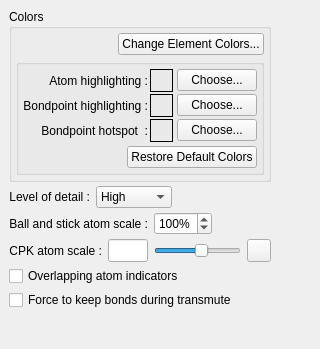
         <widget class="QWidget" name="Atoms" >
          <layout class="QGridLayout" >
           <property name="margin" >
            <number>9</number>
           </property>
           <property name="spacing" >
            <number>6</number>
           </property>
           <item row="0" column="1" >
            <spacer>
             <property name="orientation" >
              <enum>Qt::Horizontal</enum>
             </property>
             <property name="sizeHint" >
              <size>
               <width>40</width>
               <height>20</height>
              </size>
             </property>
            </spacer>
           </item>
           <item row="0" column="0" >
            <layout class="QVBoxLayout" >
             <property name="margin" >
              <number>0</number>
             </property>
             <property name="spacing" >
              <number>4</number>
             </property>
             <item>
              <widget class="QGroupBox" name="atom_colors_grpbox" >
               <property name="title" >
                <string>Colors</string>
               </property>
               <layout class="QGridLayout" >
                <property name="margin" >
                 <number>4</number>
                </property>
                <property name="spacing" >
                 <number>4</number>
                </property>
                <item row="0" column="0" >
                 <layout class="QHBoxLayout" >
                  <property name="margin" >
                   <number>0</number>
                  </property>
                  <property name="spacing" >
                   <number>6</number>
                  </property>
                  <item>
                   <spacer>
                    <property name="orientation" >
                     <enum>Qt::Horizontal</enum>
                    </property>
                    <property name="sizeType" >
                     <enum>QSizePolicy::Expanding</enum>
                    </property>
                    <property name="sizeHint" >
                     <size>
                      <width>40</width>
                      <height>20</height>
                     </size>
                    </property>
                   </spacer>
                  </item>
                  <item>
                   <widget class="QPushButton" name="change_element_colors_btn" >
                    <property name="text" >
                     <string>Change Element Colors...</string>
                    </property>
                    <property name="autoDefault" >
                     <bool>false</bool>
                    </property>
                   </widget>
                  </item>
                 </layout>
                </item>
                <item row="1" column="0" >
                 <widget class="QGroupBox" name="groupBox13" >
                  <property name="title" >
                   <string/>
                  </property>
                  <layout class="QVBoxLayout" >
                   <property name="margin" >
                    <number>4</number>
                   </property>
                   <property name="spacing" >
                    <number>4</number>
                   </property>
                   <item>
                    <layout class="QGridLayout" >
                     <property name="margin" >
                      <number>0</number>
                     </property>
                     <property name="spacing" >
                      <number>2</number>
                     </property>
                     <item row="0" column="0" >
                      <widget class="QLabel" name="textLabel3_2_3" >
                       <property name="text" >
                        <string>Atom highlighting :</string>
                       </property>
                       <property name="alignment" >
                        <set>Qt::AlignRight|Qt::AlignTrailing|Qt::AlignVCenter</set>
                       </property>
                      </widget>
                     </item>
                     <item row="2" column="0" >
                      <widget class="QLabel" name="hotspot_lbl_2" >
                       <property name="text" >
                        <string>Bondpoint highlighting :</string>
                       </property>
                       <property name="alignment" >
                        <set>Qt::AlignRight|Qt::AlignTrailing|Qt::AlignVCenter</set>
                       </property>
                      </widget>
                     </item>
                     <item row="3" column="0" >
                      <widget class="QLabel" name="hotspot_lbl" >
                       <property name="text" >
                        <string>Bondpoint hotspot  :</string>
                       </property>
                       <property name="alignment" >
                        <set>Qt::AlignRight|Qt::AlignTrailing|Qt::AlignVCenter</set>
                       </property>
                      </widget>
                     </item>
                     <item row="2" column="1" >
                      <layout class="QHBoxLayout" >
                       <property name="margin" >
                        <number>0</number>
                       </property>
                       <property name="spacing" >
                        <number>4</number>
                       </property>
                       <item>
                        <widget class="QFrame" name="bondpoint_hilite_color_frame" >
                         <property name="minimumSize" >
                          <size>
                           <width>23</width>
                           <height>23</height>
                          </size>
                         </property>
                         <property name="maximumSize" >
                          <size>
                           <width>23</width>
                           <height>23</height>
                          </size>
                         </property>
                         <property name="frameShape" >
                          <enum>QFrame::Box</enum>
                         </property>
                         <property name="frameShadow" >
                          <enum>QFrame::Plain</enum>
                         </property>
                        </widget>
                       </item>
                       <item>
                        <widget class="QPushButton" name="bondpoint_hilite_color_btn" >
                         <property name="text" >
                          <string>Choose...</string>
                         </property>
                         <property name="autoDefault" >
                          <bool>false</bool>
                         </property>
                         <property name="default" >
                          <bool>false</bool>
                         </property>
                        </widget>
                       </item>
                      </layout>
                     </item>
                     <item row="0" column="1" >
                      <layout class="QHBoxLayout" >
                       <property name="margin" >
                        <number>0</number>
                       </property>
                       <property name="spacing" >
                        <number>4</number>
                       </property>
                       <item>
                        <widget class="QFrame" name="atom_hilite_color_frame" >
                         <property name="minimumSize" >
                          <size>
                           <width>23</width>
                           <height>23</height>
                          </size>
                         </property>
                         <property name="maximumSize" >
                          <size>
                           <width>23</width>
                           <height>23</height>
                          </size>
                         </property>
                         <property name="frameShape" >
                          <enum>QFrame::Box</enum>
                         </property>
                         <property name="frameShadow" >
                          <enum>QFrame::Plain</enum>
                         </property>
                        </widget>
                       </item>
                       <item>
                        <widget class="QPushButton" name="atom_hilite_color_btn" >
                         <property name="text" >
                          <string>Choose...</string>
                         </property>
                         <property name="autoDefault" >
                          <bool>false</bool>
                         </property>
                        </widget>
                       </item>
                      </layout>
                     </item>
                     <item row="3" column="1" >
                      <layout class="QHBoxLayout" >
                       <property name="margin" >
                        <number>0</number>
                       </property>
                       <property name="spacing" >
                        <number>4</number>
                       </property>
                       <item>
                        <widget class="QFrame" name="hotspot_color_frame" >
                         <property name="minimumSize" >
                          <size>
                           <width>23</width>
                           <height>23</height>
                          </size>
                         </property>
                         <property name="maximumSize" >
                          <size>
                           <width>23</width>
                           <height>23</height>
                          </size>
                         </property>
                         <property name="frameShape" >
                          <enum>QFrame::Box</enum>
                         </property>
                         <property name="frameShadow" >
                          <enum>QFrame::Plain</enum>
                         </property>
                        </widget>
                       </item>
                       <item>
                        <widget class="QPushButton" name="hotspot_color_btn" >
                         <property name="text" >
                          <string>Choose...</string>
                         </property>
                         <property name="autoDefault" >
                          <bool>false</bool>
                         </property>
                        </widget>
                       </item>
                      </layout>
                     </item>
                    </layout>
                   </item>
                   <item>
                    <layout class="QHBoxLayout" >
                     <property name="margin" >
                      <number>0</number>
                     </property>
                     <property name="spacing" >
                      <number>6</number>
                     </property>
                     <item>
                      <spacer>
                       <property name="orientation" >
                        <enum>Qt::Horizontal</enum>
                       </property>
                       <property name="sizeType" >
                        <enum>QSizePolicy::Expanding</enum>
                       </property>
                       <property name="sizeHint" >
                        <size>
                         <width>40</width>
                         <height>20</height>
                        </size>
                       </property>
                      </spacer>
                     </item>
                     <item>
                      <widget class="QPushButton" name="reset_atom_colors_btn" >
                       <property name="text" >
                        <string>Restore Default Colors</string>
                       </property>
                       <property name="autoDefault" >
                        <bool>false</bool>
                       </property>
                      </widget>
                     </item>
                    </layout>
                   </item>
                  </layout>
                 </widget>
                </item>
               </layout>
              </widget>
             </item>
             <item>
              <layout class="QHBoxLayout" >
               <property name="margin" >
                <number>0</number>
               </property>
               <property name="spacing" >
                <number>6</number>
               </property>
               <item>
                <widget class="QLabel" name="textLabel1_7" >
                 <property name="toolTip" >
                  <string>Level of detail for atoms (and bonds)</string>
                 </property>
                 <property name="text" >
                  <string>Level of detail :</string>
                 </property>
                 <property name="alignment" >
                  <set>Qt::AlignRight|Qt::AlignTrailing|Qt::AlignVCenter</set>
                 </property>
                </widget>
               </item>
               <item>
                <widget class="QComboBox" name="level_of_detail_combox" >
                 <property name="toolTip" >
                  <string>Sets graphics quality for atoms (and bonds)</string>
                 </property>
                 <property name="currentIndex" >
                  <number>2</number>
                 </property>
                 <item>
                  <property name="text" >
                   <string>Low</string>
                  </property>
                 </item>
                 <item>
                  <property name="text" >
                   <string>Medium</string>
                  </property>
                 </item>
                 <item>
                  <property name="text" >
                   <string>High</string>
                  </property>
                 </item>
                 <item>
                  <property name="text" >
                   <string>Variable</string>
                  </property>
                 </item>
                </widget>
               </item>
               <item>
                <spacer>
                 <property name="orientation" >
                  <enum>Qt::Horizontal</enum>
                 </property>
                 <property name="sizeType" >
                  <enum>QSizePolicy::Expanding</enum>
                 </property>
                 <property name="sizeHint" >
                  <size>
                   <width>20</width>
                   <height>20</height>
                  </size>
                 </property>
                </spacer>
               </item>
              </layout>
             </item>
             <item>
              <layout class="QHBoxLayout" >
               <property name="margin" >
                <number>0</number>
               </property>
               <property name="spacing" >
                <number>6</number>
               </property>
               <item>
                <widget class="QLabel" name="textLabel1_3_2" >
                 <property name="toolTip" >
                  <string>Set Atom Scale factor for Ball and Stick display mode</string>
                 </property>
                 <property name="text" >
                  <string>Ball and stick atom scale :</string>
                 </property>
                 <property name="alignment" >
                  <set>Qt::AlignRight|Qt::AlignTrailing|Qt::AlignVCenter</set>
                 </property>
                </widget>
               </item>
               <item>
                <widget class="QSpinBox" name="cpk_atom_rad_spinbox" >
                 <property name="toolTip" >
                  <string>Set Atom Scale factor for Ball and Stick display mode</string>
                 </property>
                 <property name="suffix" >
                  <string>%</string>
                 </property>
                 <property name="maximum" >
                  <number>125</number>
                 </property>
                 <property name="minimum" >
                  <number>50</number>
                 </property>
                 <property name="value" >
                  <number>100</number>
                 </property>
                </widget>
               </item>
               <item>
                <spacer>
                 <property name="orientation" >
                  <enum>Qt::Horizontal</enum>
                 </property>
                 <property name="sizeType" >
                  <enum>QSizePolicy::Expanding</enum>
                 </property>
                 <property name="sizeHint" >
                  <size>
                   <width>16</width>
                   <height>20</height>
                  </size>
                 </property>
                </spacer>
               </item>
              </layout>
             </item>
             <item>
              <layout class="QHBoxLayout" >
               <property name="margin" >
                <number>0</number>
               </property>
               <property name="spacing" >
                <number>6</number>
               </property>
               <item>
                <widget class="QLabel" name="textLabel1_3_2_2" >
                 <property name="toolTip" >
                  <string>CPK Atom Scale factor for CPK display mode</string>
                 </property>
                 <property name="text" >
                  <string>CPK atom scale :</string>
                 </property>
                 <property name="alignment" >
                  <set>Qt::AlignRight|Qt::AlignTrailing|Qt::AlignVCenter</set>
                 </property>
                </widget>
               </item>
               <item>
                <widget class="QLineEdit" name="cpk_scale_factor_linedit" >
                 <property name="maximumSize" >
                  <size>
                   <width>40</width>
                   <height>32767</height>
                  </size>
                 </property>
                 <property name="toolTip" >
                  <string>Displays the value of the CPK Atom Scale</string>
                 </property>
                 <property name="readOnly" >
                  <bool>true</bool>
                 </property>
                </widget>
               </item>
               <item>
                <widget class="QSlider" name="cpk_scale_factor_slider" >
                 <property name="toolTip" >
                  <string>Changes Atom Scale factor for CPK display mode</string>
                 </property>
                 <property name="minimum" >
                  <number>100</number>
                 </property>
                 <property name="maximum" >
                  <number>200</number>
                 </property>
                 <property name="value" >
                  <number>155</number>
                 </property>
                 <property name="orientation" >
                  <enum>Qt::Horizontal</enum>
                 </property>
                 <property name="tickInterval" >
                  <number>10</number>
                 </property>
                </widget>
               </item>
               <item>
                <widget class="QToolButton" name="reset_cpk_scale_factor_btn" >
                 <property name="toolTip" >
                  <string>Restore default value</string>
                 </property>
                 <property name="text" >
                  <string/>
                 </property>
                 <property name="icon" >
                  <iconset>../../../../../:icons/UserPrefsDialog_image0</iconset>
                 </property>
                </widget>
               </item>
              </layout>
             </item>
             <item>
              <widget class="QCheckBox" name="overlappingAtomIndicatorsCheckBox" >
               <property name="text" >
                <string>Overlapping atom indicators</string>
               </property>
              </widget>
             </item>
             <item>
              <widget class="QCheckBox" name="keepBondsTransmuteCheckBox" >
               <property name="text" >
                <string>Force to keep bonds during transmute</string>
               </property>
              </widget>
             </item>
             <item>
              <spacer>
               <property name="orientation" >
                <enum>Qt::Vertical</enum>
               </property>
               <property name="sizeType" >
                <enum>QSizePolicy::Expanding</enum>
               </property>
               <property name="sizeHint" >
                <size>
                 <width>20</width>
                 <height>30</height>
                </size>
               </property>
              </spacer>
             </item>
            </layout>
           </item>
          </layout>
         </widget>
